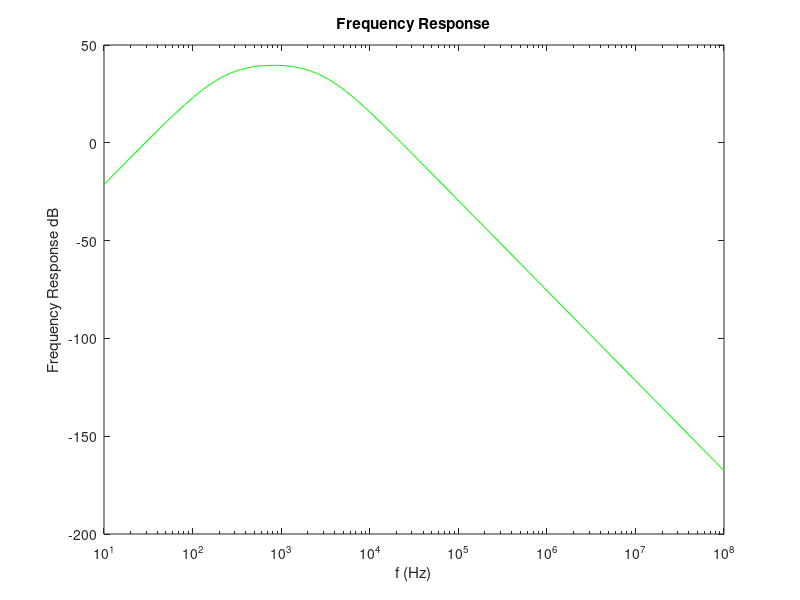
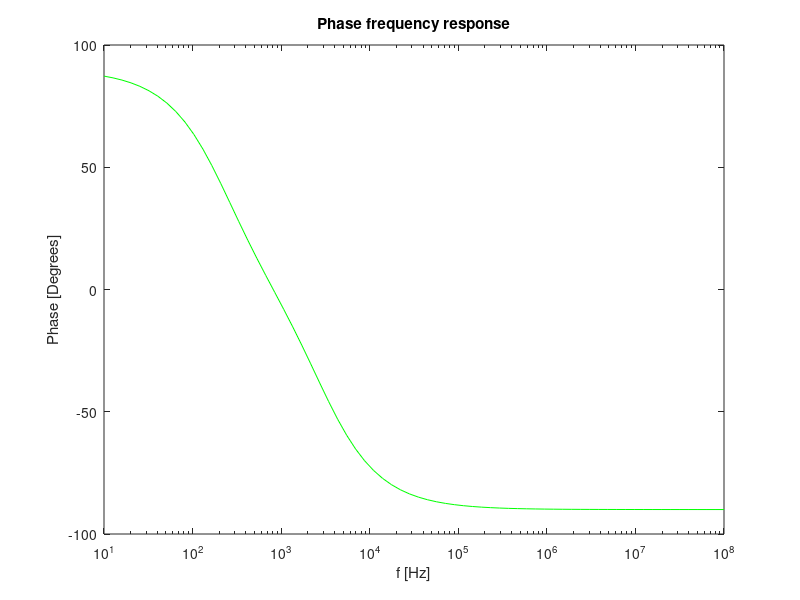

MATLAB code for these plots, in order:
%frequency response

R1=1/(1/1000+1/1000);
R2=1/(1/10000+1/10000+1/10000)
R3=100000
R4=1000
C1= 1/(1/(220e-9)+1/(220e-9)+1/(10E-6))
C2= 1/(1/220E-9+1/(10e-6)+1/(10e-6))

f = logspace(1, 8, 70);
s = i*2*pi*f;
Ts = ((R1.*C1.*s)./(1+R1.*C1.*s)).*(1+R3./R4).*(1./(1+R2.*C2.*s));

figure;
semilogx(f, 20*log(abs(Ts)), 'g');
xlabel ("f (Hz)");
ylabel ("Frequency Response dB");
title ("Frequency Response")
print ("fresponse1.eps");

figure;
semilogx(f,180*arg(Ts)/pi, 'g');
xlabel("f [Hz]");
ylabel("Phase [Degrees]");
title("Phase frequency response");
print("fresponse2.eps");




%central frequency
fLow = 1/(R1*C1*2*pi);
fHigh = 1/(R2*C2*2*pi);

fr = sqrt(fLow*fHigh)

%gain for fr
s = i*2*pi*fr;
Tsr = ((R1*C1*s)/(1+R1*C1*s))*(1+R3/R4)*(1/(1+R2*C2*s));
gain = 20*log(abs(Tsr))

%Impedance for fr
ZC1 = 1/(i*2*pi*fr*C1);
ZR1 = R1;
ZC2 = 1/(i*2*pi*fr*C2);
ZR2 = R2;
ZI = ZC1+ZR1
ZO = (ZC2*ZR2)/(ZC2+ZR2) 



%Table data

fid = fopen ("docImp.tex", "w");
fprintf(fid, "Central Frequency & %e \\\\ \\hline \n", fr);
fprintf(fid, "Voltage Gain dB & %e \\\\ \\hline \n", gain);
fprintf(fid, "Input Impedance & %e \\\\ \\hline \n", ZI);
fprintf(fid, "Output Impedance & %e \\\\ \n", ZO);
fclose (fid);

fid = fopen ("docImp2.tex", "w");
fprintf(fid, "Central Frequency & %e \\\\ \\hline \n", fr);
fprintf(fid, "Voltage Gain dB & %e \\\\ \n", gain);
fclose (fid);

fid = fopen ("docImp3.tex", "w");
fprintf(fid, "Input Impedance & %e \\\\ \\hline \n", ZI);
fprintf(fid, "Output Impedance & %e \\\\ \n", ZO);
fclose (fid);
